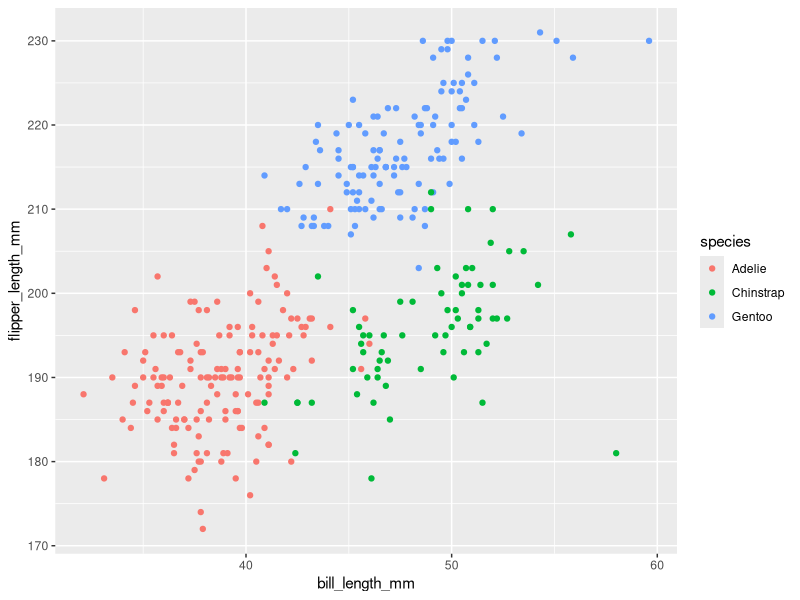
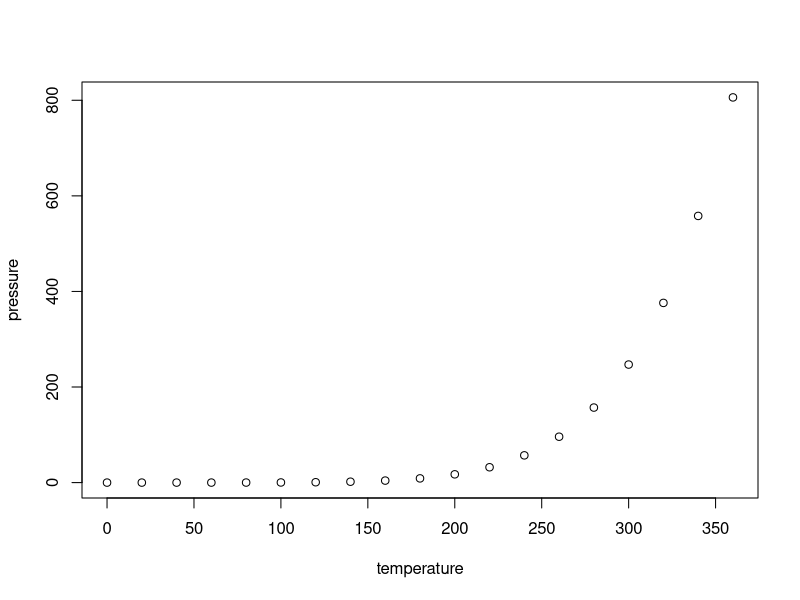

Source code (R) for these figures, in order:
## ---- chunk 1
library(tidyverse)
knitr::opts_chunk$set(echo = TRUE)
## ---- chunk 2
data("penguins", package = "palmerpenguins")
## ---- chunk 3
nrow(penguins)
ncol(penguins)
## ---- chunk 4
p = penguins$flipper_length_mm
mean(p, na.rm = TRUE)
## ---- chunk 5
ggplot(penguins, aes(x = bill_length_mm, y = flipper_length_mm, color = species)) + geom_point ()
## ---- chunk 6
plot(pressure)
